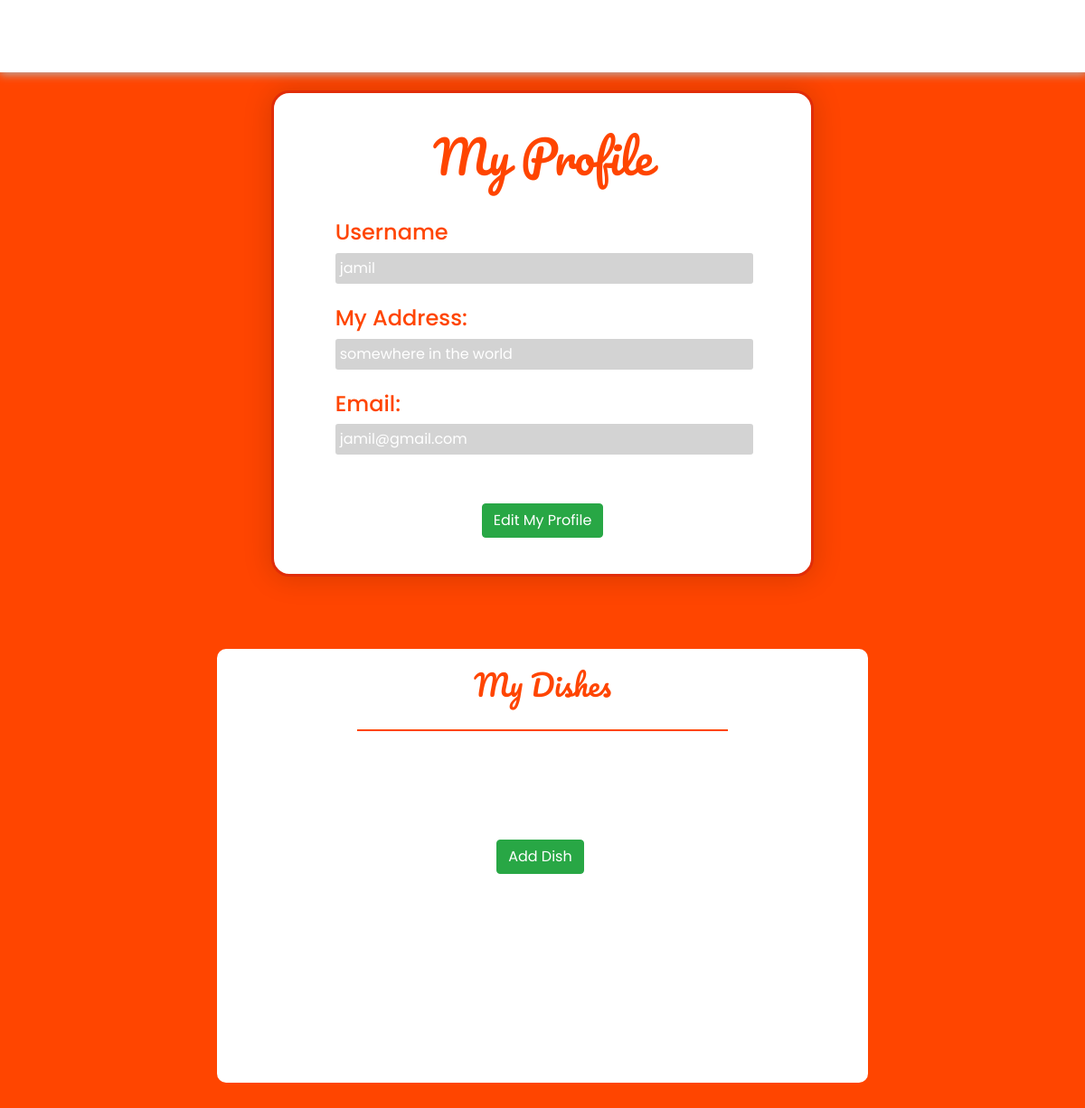
/account.php (signed in), run on an earlier commit of the app's database.
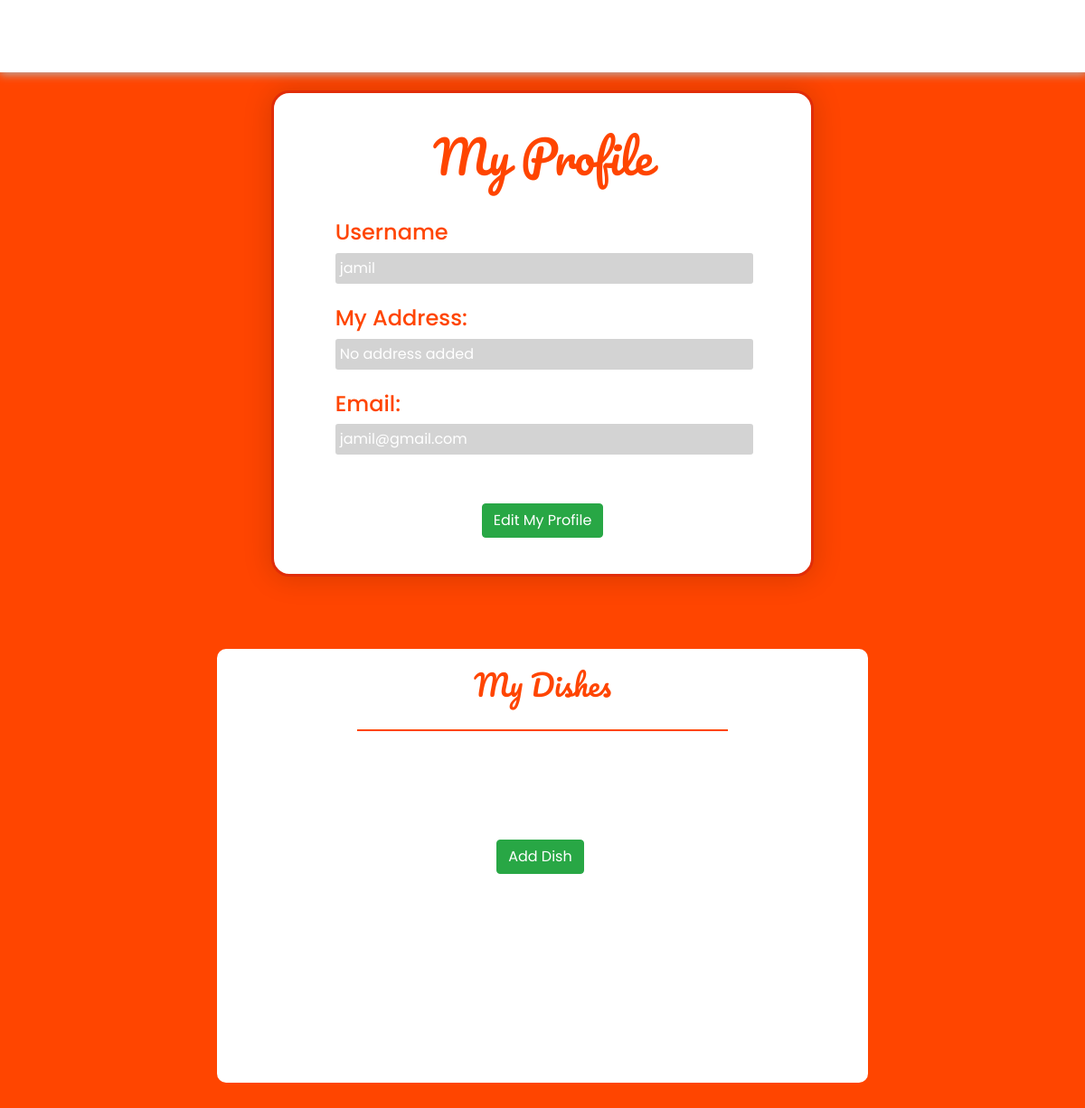
And on a later commit of the database.
### tables this page shows
CREATE TABLE `users` (
  `id` int(11) NOT NULL,
  `username` varchar(100) NOT NULL,
  `email` varchar(100) NOT NULL,
  `password` varchar(100) NOT NULL,
  `address` varchar(100) NOT NULL,
  `district` varchar(100) NOT NULL,
  `city` varchar(100) NOT NULL,
  `phone` varchar(100) NOT NULL
);

### account.php (the view, shortened to what this page needs)
<?php
include_once('config.php');
?>
<!DOCTYPE html>
<html>
<head>
  <link rel="stylesheet" href="https://cdnjs.cloudflare.com/ajax/libs/font-awesome/6.2.0/css/all.min.css" />
  <link rel="stylesheet" href="https://maxcdn.bootstrapcdn.com/bootstrap/4.5.2/css/bootstrap.min.css" />
  <link href="Profile.css" rel="stylesheet" />
  <link rel="stylesheet" href="search.css" />
  <link rel="stylesheet" href="account.css" />
  <link rel="stylesheet" href="navbar.css" />
  <link rel="stylesheet" href="footer.css" />
</head>
<body>
  <nav id="header">
  </nav>
  <div class="maincontainer" style ="margin-top:100px; padding:20px;">
    <div class="maintext">
      <span class="profile">My Profile</span>
    </div>
    <div class="mainfixed" style="padding:20px;">
            <h4 style="color:orangered;">Username</h4>
            <div style="background-color:lightgrey; padding:5px; border-radius:3px; width:90%" contenteditable="false" id="usernamefield" name="username"><?php echo $_SESSION['username'] ?></div>
            <br>
            <h4 style="color:orangered;">My Address:</h4>
            <div style="background-color:lightgrey; padding:5px; border-radius:3px; width:90%" contenteditable="false" id="addressfield" name="address"><?php
              $sql = "SELECT * FROM users WHERE username = '".$_SESSION['username']."'";
              $query = $db->prepare($sql);
              $query->execute();
              $result = $query->fetchAll(PDO::FETCH_OBJ);
              if ($query->rowCount() > 0) {
                foreach ($result as $row) {
                  if($row->address == ""){
                    echo "No address added";
                  }else{
                    echo $row->address;
                  }
                }
              }
            ?></div>
            <br>
            <h4 style="color:orangered;">Email:</h4>
            <div style="background-color:lightgrey; padding:5px; border-radius:3px; width:90%" contenteditable="false" id="emailfield" name="email"><?php echo $_SESSION['email'] ?></div>
      <br />
    </div>
    <div class="buttons">
      <button class="btn btn-success" style="margin-bottom:10px; margin-top:10px;" id="editbtn"><span>Edit My Profile</span></button>
    </div>
  </div>
  <center>
    <div class="container">
      <div class="mydishesHeader">
        <h2 class="dishesAvailable">My Dishes</h2>
        <hr />
      </div>
      <div class="slider">
        <center>
          <div class="cardsList">
            <?php
            $sql = "SELECT * FROM dishes WHERE chefid LIKE '%{$_SESSION['username']}%'";
            $query = $db->prepare($sql);
            $query->execute();
            $result = $query->fetchAll(PDO::FETCH_OBJ);
            if ($query->rowCount() > 0) {
              foreach ($result as $row) {
                echo "<a href=" . "editing.php?dishid=$row->id" . ">
                <div class='cardContainer'>
                <div class='card'>
                  <img src='imageUploads/$row->image' alt='' />
                </div>
                <div class='cardDescription'>
                  <div class='name'>$row->name</div>
                  <div class='price'>$row->price</div>
                </div>
              </div>
              </a>";
              }
            }else{
              echo "<center><h2>You have no dishes available</h2>
              <br/>
              <a href='posting.php'><button class='btn btn-success'>Add Dish</button></a></center>";
            }
            ?>
          </div>
        </center>
      </div>
    </div>
    <br>
    <br>
  </center>
</body>
</html>

### Profile.css (style rules this page uses)
body { margin: 0; background-color: orangered; }
.mainfixed { width: 100%; position: relative; margin-left: 5%; }
.maincontainer { background: white; width: 60vw; height: auto; box-shadow: 0px 1px 30px 2px rgba(0, 0, 0, 0.15); display: flex; flex-direction: column; justify-content: center; margin-left: auto; margin-right: auto; margin-top: 10vh; border-radius: 20px; margin-bottom: 10vh; border: 3px solid #e12d09; }
.profile { font-size: 50px; letter-spacing: -0.02ch; color: orangered; text-align: center; display: block; font-family: "Pacifico", cursive; line-height: 100px; }
a:link { text-decoration: none; color: rgb(153, 153, 153); }
.buttons { display: flex; justify-content: center; align-items: center; position: relative; margin-bottom: 10px; }

### search.css (style rules this page uses)
* { font-family: DD-TTNorms, -apple-system, BlinkMacSystemFont, "Segoe UI", Roboto, Helvetica, Arial, sans-serif, "Apple Color Emoji", "Segoe UI Emoji", "Segoe UI Symbol"; }
.container { margin-top: 5%; }
hr { margin-top: 30px; margin-bottom: 20px; width: 90%; border: 0.5px solid orangered; }
.cardsList { display: flex; overflow-x: scroll; overflow-y: hidden; width: 70%; height: 320px; }

### account.css (style rules this page uses)
* { color: white; font-family: Poppins,serif; }
.container { width: 60%; height: 30rem; border-radius: 10px; background-color: white; padding: 20px; display: flex; flex-direction: column; justify-content: space-between; }
.maincontainer { margin-top: 5vh; width: 50vw; height: auto; margin-left: auto; }
.dishesAvailable { font-family: "Pacifico", cursive; color: orangered; }
hr { width: 60%; }

### navbar.css (style rules this page uses)
* { padding: 0; margin: 0; text-decoration: none; list-style: none; box-sizing: border-box; }
nav { background: white; height: 80px; width: 100%; position: sticky; box-shadow: 1px 1px 10px 1px rgb(182, 182, 182); z-index: 999; position: fixed; top: 0; }

### footer.css (style rules this page uses)
* { padding: 0; margin: 0; text-decoration: none; list-style: none; box-sizing: border-box; }
p, span, address, h2, .footer a { text-decoration: none; font-family: "Poppins", sans-serif; }

What changed in the data, as far as the page shows it:
changed users: address "somewhere in the world" → (not shown); now shows "No address added"
